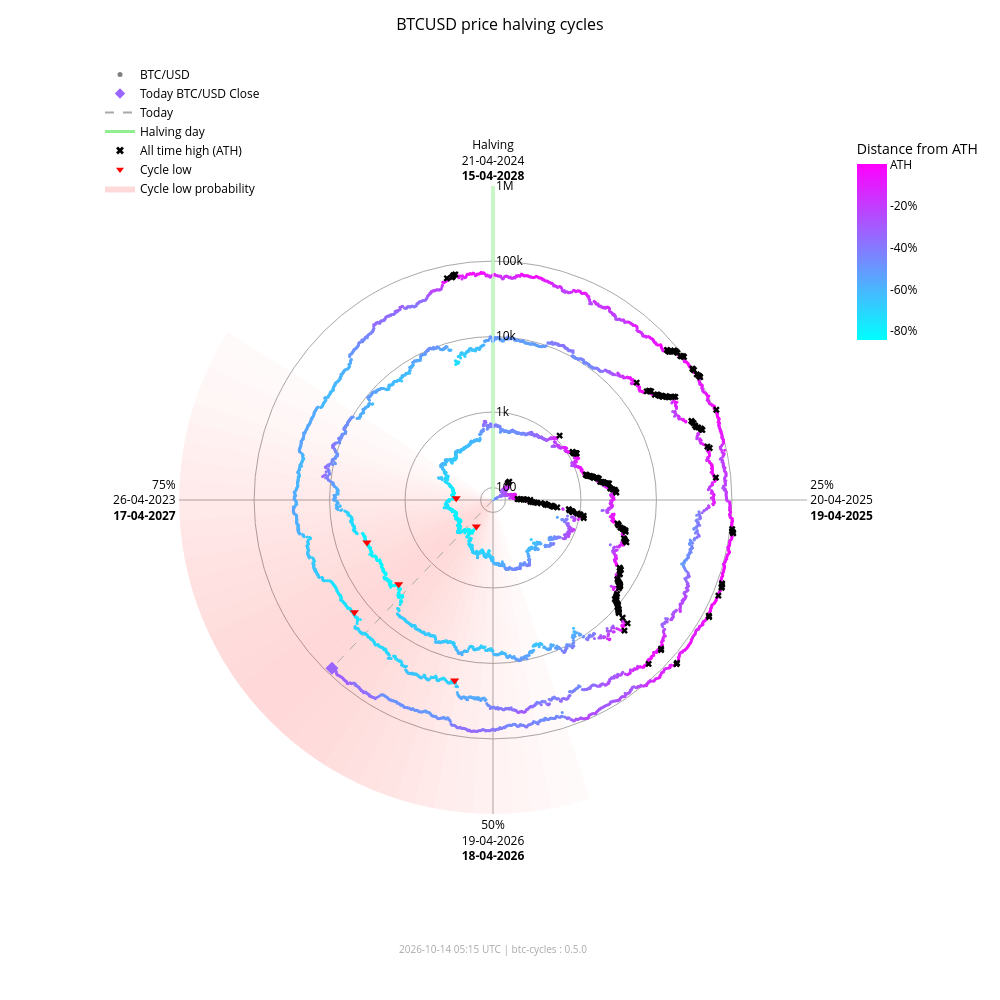

The cell this chart's notebook holds for it:
### Markdown cell above
### Interactive chart (plotly)

### Code cell
fig_interactive = btc.plot(
    kind="interactive",
    from_date="2012-11-28",
)
# plotly config for interactivity
config = {"scrollZoom": True, "displayModeBar": True}
# display in notebook
fig_interactive.show(config=config)

### Figure 1 — Plotly figure (JSON) as saved in the notebook; plotly's stock layout.template omitted (floating-point values rounded to 4 significant figures; data arrays with more than 128 entries replaced by an {"elided": "..."} marker saying what was removed)
{"data": [{"fill": "toself", "fillcolor": "rgba(255,0,0,0.018306980149439524)", "hoverinfo": "skip", "line": {"width": 0}, "mode": "lines", "r": [68.43, 1000000, 1000000, 68.43, 68.43], "showlegend": false, "theta": [162.0, 162.0, 165.6, 165.6, 162.0], "type": "scatterpolar"}, {"fill": "toself", "fillcolor": "rgba(255,0,0,0.02405911634527998)", "hoverinfo": "skip", "line": {"width": 0}, "mode": "lines", "r": [68.43, 1000000, 1000000, 68.43, 68.43], "showlegend": false, "theta": [165.6, 165.6, 169.2, 169.2, 165.6], "type": "scatterpolar"}, {"fill": "toself", "fillcolor": "rgba(255,0,0,0.030803449372254352)", "hoverinfo": "skip", "line": {"width": 0}, "mode": "lines", "r": [68.43, 1000000, 1000000, 68.43, 68.43], "showlegend": false, "theta": [169.2, 169.2, 172.8, 172.8, 169.2], "type": "scatterpolar"}, {"fill": "toself", "fillcolor": "rgba(255,0,0,0.03847233586005252)", "hoverinfo": "skip", "line": {"width": 0}, "mode": "lines", "r": [68.43, 1000000, 1000000, 68.43, 68.43], "showlegend": false, "theta": [172.8, 172.8, 176.4, 176.4, 172.8], "type": "scatterpolar"}, {"fill": "toself", "fillcolor": "rgba(255,0,0,0.04694405159551339)", "hoverinfo": "skip", "line": {"width": 0}, "mode": "lines", "r": [68.43, 1000000, 1000000, 68.43, 68.43], "showlegend": false, "theta": [176.4, 176.4, 180.0, 180.0, 176.4], "type": "scatterpolar"}, {"fill": "toself", "fillcolor": "rgba(255,0,0,0.05605603979818329)", "hoverinfo": "skip", "line": {"width": 0}, "mode": "lines", "r": [68.43, 1000000, 1000000, 68.43, 68.43], "showlegend": false, "theta": [180.0, 180.0, 183.6, 183.6, 180.0], "type": "scatterpolar"}, {"fill": "toself", "fillcolor": "rgba(255,0,0,0.06562330627802694)", "hoverinfo": "skip", "line": {"width": 0}, "mode": "lines", "r": [68.43, 1000000, 1000000, 68.43, 68.43], "showlegend": false, "theta": [183.6, 183.6, 187.2, 187.2, 183.6], "type": "scatterpolar"}, {"fill": "toself", "fillcolor": "rgba(255,0,0,0.07545707932574237)", "hoverinfo": "skip", "line": {"width": 0}, "mode": "lines", "r": [68.43, 1000000, 1000000, 68.43, 68.43], "showlegend": false, "theta": [187.2, 187.2, 190.8, 190.8, 187.2], "type": "scatterpolar"}, {"fill": "toself", "fillcolor": "rgba(255,0,0,0.08537841060169407)", "hoverinfo": "skip", "line": {"width": 0}, "mode": "lines", "r": [68.43, 1000000, 1000000, 68.43, 68.43], "showlegend": false, "theta": [190.8, 190.8, 194.4, 194.4, 190.8], "type": "scatterpolar"}, {"fill": "toself", "fillcolor": "rgba(255,0,0,0.09522272137134848)", "hoverinfo": "skip", "line": {"width": 0}, "mode": "lines", "r": [68.43, 1000000, 1000000, 68.43, 68.43], "showlegend": false, "theta": [194.4, 194.4, 198.0, 198.0, 194.4], "type": "scatterpolar"}, {"fill": "toself", "fillcolor": "rgba(255,0,0,0.10483418800389058)", "hoverinfo": "skip", "line": {"width": 0}, "mode": "lines", "r": [68.43, 1000000, 1000000, 68.43, 68.43], "showlegend": false, "theta": [198.0, 198.0, 201.6, 201.6, 198.0], "type": "scatterpolar"}, {"fill": "toself", "fillcolor": "rgba(255,0,0,0.11405248627197925)", "hoverinfo": "skip", "line": {"width": 0}, "mode": "lines", "r": [68.43, 1000000, 1000000, 68.43, 68.43], "showlegend": false, "theta": [201.6, 201.6, 205.2, 205.2, 201.6], "type": "scatterpolar"}, {"fill": "toself", "fillcolor": "rgba(255,0,0,0.12269756305009562)", "hoverinfo": "skip", "line": {"width": 0}, "mode": "lines", "r": [68.43, 1000000, 1000000, 68.43, 68.43], "showlegend": false, "theta": [205.2, 205.2, 208.8, 208.8, 205.2], "type": "scatterpolar"}, {"fill": "toself", "fillcolor": "rgba(255,0,0,0.13055959037792858)", "hoverinfo": "skip", "line": {"width": 0}, "mode": "lines", "r": [68.43, 1000000, 1000000, 68.43, 68.43], "showlegend": false, "theta": [208.8, 208.8, 212.4, 212.4, 208.8], "type": "scatterpolar"}, {"fill": "toself", "fillcolor": "rgba(255,0,0,0.13740037014073872)", "hoverinfo": "skip", "line": {"width": 0}, "mode": "lines", "r": [68.43, 1000000, 1000000, 68.43, 68.43], "showlegend": false, "theta": [212.4, 212.4, 216.0, 216.0, 212.4], "type": "scatterpolar"}, {"fill": "toself", "fillcolor": "rgba(255,0,0,0.14296927208088228)", "hoverinfo": "skip", "line": {"width": 0}, "mode": "lines", "r": [68.43, 1000000, 1000000, 68.43, 68.43], "showlegend": false, "theta": [216.0, 216.0, 219.6, 219.6, 216.0], "type": "scatterpolar"}, {"fill": "toself", "fillcolor": "rgba(255,0,0,0.14703219887325494)", "hoverinfo": "skip", "line": {"width": 0}, "mode": "lines", "r": [68.43, 1000000, 1000000, 68.43, 68.43], "showlegend": false, "theta": [219.6, 219.6, 223.2, 223.2, 219.6], "type": "scatterpolar"}, {"fill": "toself", "fillcolor": "rgba(255,0,0,0.14940752827264187)", "hoverinfo": "skip", "line": {"width": 0}, "mode": "lines", "r": [68.43, 1000000, 1000000, 68.43, 68.43], "showlegend": false, "theta": [223.2, 223.2, 226.8, 226.8, 223.2], "type": "scatterpolar"}, {"fill": "toself", "fillcolor": "rgba(255,0,0,0.15)", "hoverinfo": "skip", "line": {"width": 0}, "mode": "lines", "r": [68.43, 1000000, 1000000, 68.43, 68.43], "showlegend": false, "theta": [226.8, 226.8, 230.4, 230.4, 226.8], "type": "scatterpolar"}, {"fill": "toself", "fillcolor": "rgba(255,0,0,0.14882314851976614)", "hoverinfo": "skip", "line": {"width": 0}, "mode": "lines", "r": [68.43, 1000000, 1000000, 68.43, 68.43], "showlegend": false, "theta": [230.4, 230.4, 234.0, 234.0, 230.4], "type": "scatterpolar"}, {"fill": "toself", "fillcolor": "rgba(255,0,0,0.14600334989350275)", "hoverinfo": "skip", "line": {"width": 0}, "mode": "lines", "r": [68.43, 1000000, 1000000, 68.43, 68.43], "showlegend": false, "theta": [234.0, 234.0, 237.6, 237.6, 234.0], "type": "scatterpolar"}, {"fill": "toself", "fillcolor": "rgba(255,0,0,0.14176315293000513)", "hoverinfo": "skip", "line": {"width": 0}, "mode": "lines", "r": [68.43, 1000000, 1000000, 68.43, 68.43], "showlegend": false, "theta": [237.6, 237.6, 241.2, 241.2, 237.6], "type": "scatterpolar"}, {"fill": "toself", "fillcolor": "rgba(255,0,0,0.1363869302869166)", "hoverinfo": "skip", "line": {"width": 0}, "mode": "lines", "r": [68.43, 1000000, 1000000, 68.43, 68.43], "showlegend": false, "theta": [241.2, 241.2, 244.8, 244.8, 241.2], "type": "scatterpolar"}, {"fill": "toself", "fillcolor": "rgba(255,0,0,0.13017643696734477)", "hoverinfo": "skip", "line": {"width": 0}, "mode": "lines", "r": [68.43, 1000000, 1000000, 68.43, 68.43], "showlegend": false, "theta": [244.8, 244.8, 248.4, 248.4, 244.8], "type": "scatterpolar"}, {"fill": "toself", "fillcolor": "rgba(255,0,0,0.1234063302665758)", "hoverinfo": "skip", "line": {"width": 0}, "mode": "lines", "r": [68.43, 1000000, 1000000, 68.43, 68.43], "showlegend": false, "theta": [248.4, 248.4, 252.0, 252.0, 248.4], "type": "scatterpolar"}, {"fill": "toself", "fillcolor": "rgba(255,0,0,0.11628949020714345)", "hoverinfo": "skip", "line": {"width": 0}, "mode": "lines", "r": [68.43, 1000000, 1000000, 68.43, 68.43], "showlegend": false, "theta": [252.0, 252.0, 255.6, 255.6, 252.0], "type": "scatterpolar"}, {"fill": "toself", "fillcolor": "rgba(255,0,0,0.108959277972535)", "hoverinfo": "skip", "line": {"width": 0}, "mode": "lines", "r": [68.43, 1000000, 1000000, 68.43, 68.43], "showlegend": false, "theta": [255.6, 255.6, 259.2, 259.2, 255.6], "type": "scatterpolar"}, {"fill": "toself", "fillcolor": "rgba(255,0,0,0.1014715299920515)", "hoverinfo": "skip", "line": {"width": 0}, "mode": "lines", "r": [68.43, 1000000, 1000000, 68.43, 68.43], "showlegend": false, "theta": [259.2, 259.2, 262.8, 262.8, 259.2], "type": "scatterpolar"}, {"fill": "toself", "fillcolor": "rgba(255,0,0,0.09382430417652897)", "hoverinfo": "skip", "line": {"width": 0}, "mode": "lines", "r": [68.43, 1000000, 1000000, 68.43, 68.43], "showlegend": false, "theta": [262.8, 262.8, 266.4, 266.4, 262.8], "type": "scatterpolar"}, {"fill": "toself", "fillcolor": "rgba(255,0,0,0.08598937207621672)", "hoverinfo": "skip", "line": {"width": 0}, "mode": "lines", "r": [68.43, 1000000, 1000000, 68.43, 68.43], "showlegend": false, "theta": [266.4, 266.4, 270.0, 270.0, 266.4], "type": "scatterpolar"}, {"fill": "toself", "fillcolor": "rgba(255,0,0,0.07794710108398434)", "hoverinfo": "skip", "line": {"width": 0}, "mode": "lines", "r": [68.43, 1000000, 1000000, 68.43, 68.43], "showlegend": false, "theta": [270.0, 270.0, 273.6, 273.6, 270.0], "type": "scatterpolar"}, {"fill": "toself", "fillcolor": "rgba(255,0,0,0.06971614429145927)", "hoverinfo": "skip", "line": {"width": 0}, "mode": "lines", "r": [68.43, 1000000, 1000000, 68.43, 68.43], "showlegend": false, "theta": [273.6, 273.6, 277.2, 277.2, 273.6], "type": "scatterpolar"}, {"fill": "toself", "fillcolor": "rgba(255,0,0,0.061371174705723626)", "hoverinfo": "skip", "line": {"width": 0}, "mode": "lines", "r": [68.43, 1000000, 1000000, 68.43, 68.43], "showlegend": false, "theta": [277.2, 277.2, 280.8, 280.8, 277.2], "type": "scatterpolar"}, {"fill": "toself", "fillcolor": "rgba(255,0,0,0.05304520605236535)", "hoverinfo": "skip", "line": {"width": 0}, "mode": "lines", "r": [68.43, 1000000, 1000000, 68.43, 68.43], "showlegend": false, "theta": [280.8, 280.8, 284.4, 284.4, 280.8], "type": "scatterpolar"}, {"fill": "toself", "fillcolor": "rgba(255,0,0,0.044916938988340704)", "hoverinfo": "skip", "line": {"width": 0}, "mode": "lines", "r": [68.43, 1000000, 1000000, 68.43, 68.43], "showlegend": false, "theta": [284.4, 284.4, 288.0, 288.0, 284.4], "type": "scatterpolar"}, {"fill": "toself", "fillcolor": "rgba(255,0,0,0.0371870550186571)", "hoverinfo": "skip", "line": {"width": 0}, "mode": "lines", "r": [68.43, 1000000, 1000000, 68.43, 68.43], "showlegend": false, "theta": [288.0, 288.0, 291.6, 291.6, 288.0], "type": "scatterpolar"}, {"fill": "toself", "fillcolor": "rgba(255,0,0,0.030049603184432498)", "hoverinfo": "skip", "line": {"width": 0}, "mode": "lines", "r": [68.43, 1000000, 1000000, 68.43, 68.43], "showlegend": false, "theta": [291.6, 291.6, 295.2, 295.2, 291.6], "type": "scatterpolar"}, {"fill": "toself", "fillcolor": "rgba(255,0,0,0.023665126797805223)", "hoverinfo": "skip", "line": {"width": 0}, "mode": "lines", "r": [68.43, 1000000, 1000000, 68.43, 68.43], "showlegend": false, "theta": [295.2, 295.2, 298.8, 298.8, 295.2], "type": "scatterpolar"}, {"fill": "toself", "fillcolor": "rgba(255,0,0,0.018141004067302662)", "hoverinfo": "skip", "line": {"width": 0}, "mode": "lines", "r": [68.43, 1000000, 1000000, 68.43, 68.43], "showlegend": false, "theta": [298.8, 298.8, 302.4, 302.4, 298.8], "type": "scatterpolar"}, {"hoverinfo": "skip", "line": {"color": "darkgrey", "dash": "dash", "width": 1}, "mode": "lines", "r": [68.43, 83100.0], "showlegend": false, "theta": [223.8, 223.8], "type": "scatterpolar"}, {"hoverinfo": "skip", "line": {"color": "lightgreen", "width": 3}, "mode": "lines", "r": [68.43, 1000000], "showlegend": false, "theta": [0, 0], "type": "scatterpolar"}, {"hoverinfo": "text", "marker": {"color": {"elided": "4918 str values"}, "size": 3}, "mode": "markers", "r": {"elided": "4918 float values"}, "showlegend": false, "text": {"elided": "4918 str values"}, "theta": {"elided": "4918 float values"}, "type": "scatterpolar"}, {"hoverinfo": "text", "marker": {"color": "#9a65ff", "size": 10, "symbol": "diamond"}, "mode": "markers", "r": [83100.0], "showlegend": false, "text": ["Today<br>Date: 2026-10-13<br>Price: $83,095.13"], "theta": [223.8], "type": "scatterpolar"}, {"hoverinfo": "text", "marker": {"color": "black", "size": 6, "symbol": "x"}, "mode": "markers", "r": {"elided": "182 float values"}, "showlegend": false, "text": {"elided": "182 str values"}, "theta": {"elided": "182 float values"}, "type": "scatterpolar"}, {"hoverinfo": "text", "marker": {"color": "red", "size": 8, "symbol": "triangle-down"}, "mode": "markers", "r": [178.1, 210.5, 3237.0, 3961.0, 19020.0, 15790.0], "showlegend": false, "text": ["Cycle Low<br>Date: 2015-01-14<br>Price: $178.10<br>ATH distance: -84.5%", "Cycle Low<br>Date: 2015-08-24<br>Price: $210.49<br>ATH distance: -81.7%", "Cycle Low<br>Date: 2018-12-15<br>Price: $3,236.76<br>ATH distance: -83.4%", "Cycle Low<br>Date: 2019-03-15<br>Price: $3,960.91<br>ATH distance: -79.7%", "Cycle Low<br>Date: 2022-06-18<br>Price: $19,017.64<br>ATH distance: -71.9%", "Cycle Low<br>Date: 2022-11-21<br>Price: $15,787.28<br>ATH distance: -76.6%"], "theta": [212.1, 272.7, 228.3, 251.4, 192.0, 231.0], "type": "scatterpolar"}, {"marker": {"color": "grey", "size": 5}, "mode": "markers", "name": "BTC/USD", "r": [null], "theta": [null], "type": "scatterpolar"}, {"marker": {"color": "#9a65ff", "size": 8, "symbol": "diamond"}, "mode": "markers", "name": "Today BTC/USD Close", "r": [null], "theta": [null], "type": "scatterpolar"}, {"line": {"color": "darkgrey", "dash": "dash"}, "mode": "lines", "name": "Today", "r": [null], "theta": [null], "type": "scatterpolar"}, {"line": {"color": "lightgreen", "width": 3}, "mode": "lines", "name": "Halving day", "r": [null], "theta": [null], "type": "scatterpolar"}, {"marker": {"color": "black", "size": 7, "symbol": "x"}, "mode": "markers", "name": "All time high (ATH)", "r": [null], "theta": [null], "type": "scatterpolar"}, {"marker": {"color": "red", "size": 7, "symbol": "triangle-down"}, "mode": "markers", "name": "Cycle low", "r": [null], "theta": [null], "type": "scatterpolar"}, {"fill": "toself", "fillcolor": "rgba(255,0,0,0.15)", "line": {"width": 0}, "mode": "lines", "name": "Cycle low probability", "r": [null], "theta": [null], "type": "scatterpolar"}, {"hoverinfo": "skip", "marker": {"cmax": 0, "cmin": -0.8453, "color": [0], "colorbar": {"len": 0.25, "ticktext": ["ATH", "-20%", "-40%", "-60%", "-80%", "-100%"], "tickvals": [0, -0.2, -0.4, -0.6, -0.8, -1.0], "title": {"text": "Distance from ATH"}, "x": 0.95, "y": 0.92, "yanchor": "top"}, "colorscale": {"elided": "256x2 mixed values"}, "showscale": true, "size": 0}, "mode": "markers", "r": [null], "showlegend": false, "theta": [null], "type": "scatterpolar"}], "layout": {"annotations": [{"font": {"color": "darkgrey", "size": 10}, "showarrow": false, "text": "2026-10-14 05:15 UTC | btc-cycles : 0.5.0", "x": 0.5, "xref": "paper", "y": -0.02, "yref": "paper"}], "font": {"color": "black"}, "height": 1000, "legend": {"bgcolor": "rgba(0,0,0,0)", "font": {"color": "black"}, "x": 0.0, "y": 1.0}, "margin": {"b": 60, "l": 100, "r": 80, "t": 60}, "paper_bgcolor": "white", "plot_bgcolor": "white", "polar": {"angularaxis": {"color": "black", "direction": "clockwise", "gridcolor": "darkgrey", "rotation": 90, "ticktext": ["Halving<br>21-04-2024<br><b>15-04-2028</b>", "25%<br>20-04-2025<br><b>19-04-2025</b>", "50%<br>19-04-2026<br><b>18-04-2026</b>", "75%<br>26-04-2023<br><b>17-04-2027</b>"], "tickvals": [0, 90, 180, 270]}, "bgcolor": "white", "domain": {"x": [0.1, 0.9], "y": [0.05, 0.95]}, "radialaxis": {"angle": 90, "color": "black", "gridcolor": "darkgrey", "range": [1.835, 6.0], "tickangle": 90, "ticktext": ["100", "1k", "10k", "100k", "1M"], "tickvals": [100, 1000, 10000, 100000, 1000000], "type": "log"}}, "title": {"font": {"color": "black", "size": 16}, "text": "BTCUSD price halving cycles", "x": 0.5}, "width": 1000}}
